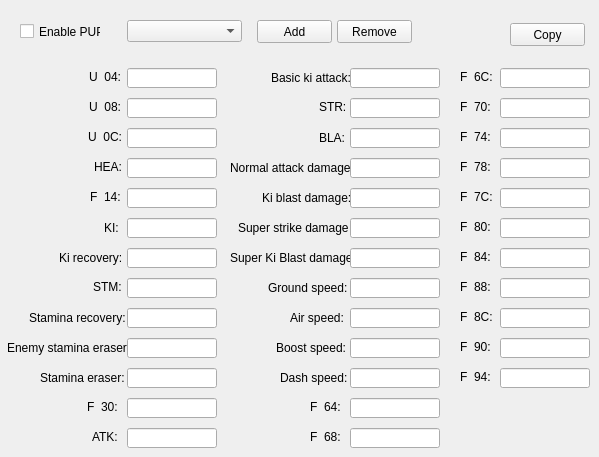
    <widget class="QWidget" name="pupTab">
     <property name="autoFillBackground">
      <bool>true</bool>
     </property>
     <attribute name="title">
      <string>PUP</string>
     </attribute>
     <widget class="QCheckBox" name="pupEnableCheck">
      <property name="geometry">
       <rect>
        <x>20</x>
        <y>23</y>
        <width>81</width>
        <height>17</height>
       </rect>
      </property>
      <property name="text">
       <string>Enable PUP</string>
      </property>
     </widget>
     <widget class="QToolButton" name="pupCopyButton">
      <property name="geometry">
       <rect>
        <x>510</x>
        <y>23</y>
        <width>75</width>
        <height>23</height>
       </rect>
      </property>
      <property name="text">
       <string>Copy</string>
      </property>
      <property name="popupMode">
       <enum>QToolButton::InstantPopup</enum>
      </property>
      <property name="toolButtonStyle">
       <enum>Qt::ToolButtonTextOnly</enum>
      </property>
     </widget>
     <widget class="QLabel" name="label_46">
      <property name="geometry">
       <rect>
        <x>89</x>
        <y>70</y>
        <width>47</width>
        <height>13</height>
       </rect>
      </property>
      <property name="text">
       <string>U_04:</string>
      </property>
     </widget>
     <widget class="QLabel" name="label_47">
      <property name="geometry">
       <rect>
        <x>89</x>
        <y>100</y>
        <width>47</width>
        <height>13</height>
       </rect>
      </property>
      <property name="text">
       <string>U_08:</string>
      </property>
     </widget>
     <widget class="QLabel" name="label_48">
      <property name="geometry">
       <rect>
        <x>88</x>
        <y>130</y>
        <width>47</width>
        <height>13</height>
       </rect>
      </property>
      <property name="text">
       <string>U_0C:</string>
      </property>
     </widget>
     <widget class="QLabel" name="label_49">
      <property name="geometry">
       <rect>
        <x>94</x>
        <y>160</y>
        <width>47</width>
        <height>13</height>
       </rect>
      </property>
      <property name="text">
       <string>HEA:</string>
      </property>
     </widget>
     <widget class="QLabel" name="label_50">
      <property name="geometry">
       <rect>
        <x>90</x>
        <y>190</y>
        <width>47</width>
        <height>13</height>
       </rect>
      </property>
      <property name="text">
       <string>F_14:</string>
      </property>
     </widget>
     <widget class="QLabel" name="label_51">
      <property name="geometry">
       <rect>
        <x>104</x>
        <y>220</y>
        <width>21</width>
        <height>16</height>
       </rect>
      </property>
      <property name="text">
       <string>KI:</string>
      </property>
     </widget>
     <widget class="QLabel" name="label_52">
      <property name="geometry">
       <rect>
        <x>59</x>
        <y>250</y>
        <width>71</width>
        <height>16</height>
       </rect>
      </property>
      <property name="text">
       <string>Ki recovery:</string>
      </property>
     </widget>
     <widget class="QLabel" name="label_53">
      <property name="geometry">
       <rect>
        <x>93</x>
        <y>280</y>
        <width>47</width>
        <height>13</height>
       </rect>
      </property>
      <property name="text">
       <string>STM:</string>
      </property>
     </widget>
     <widget class="QLabel" name="label_54">
      <property name="geometry">
       <rect>
        <x>29</x>
        <y>310</y>
        <width>101</width>
        <height>16</height>
       </rect>
      </property>
      <property name="text">
       <string>Stamina recovery:</string>
      </property>
     </widget>
     <widget class="QLabel" name="label_55">
      <property name="geometry">
       <rect>
        <x>7</x>
        <y>340</y>
        <width>121</width>
        <height>16</height>
       </rect>
      </property>
      <property name="text">
       <string>Enemy stamina eraser:</string>
      </property>
     </widget>
     <widget class="QLabel" name="label_56">
      <property name="geometry">
       <rect>
        <x>40</x>
        <y>370</y>
        <width>91</width>
        <height>16</height>
       </rect>
      </property>
      <property name="text">
       <string>Stamina eraser:</string>
      </property>
     </widget>
     <widget class="QLabel" name="label_57">
      <property name="geometry">
       <rect>
        <x>87</x>
        <y>400</y>
        <width>47</width>
        <height>13</height>
       </rect>
      </property>
      <property name="text">
       <string>F_30:</string>
      </property>
     </widget>
     <widget class="QLabel" name="label_58">
      <property name="geometry">
       <rect>
        <x>92</x>
        <y>430</y>
        <width>47</width>
        <height>13</height>
       </rect>
      </property>
      <property name="text">
       <string>ATK:</string>
      </property>
     </widget>
     <widget class="QLineEdit" name="pupU04Edit">
      <property name="geometry">
       <rect>
        <x>127</x>
        <y>68</y>
        <width>90</width>
        <height>20</height>
       </rect>
      </property>
     </widget>
     <widget class="QLineEdit" name="pupU08Edit">
      <property name="geometry">
       <rect>
        <x>127</x>
        <y>98</y>
        <width>90</width>
        <height>20</height>
       </rect>
      </property>
     </widget>
     <widget class="QLineEdit" name="pupU0CEdit">
      <property name="geometry">
       <rect>
        <x>127</x>
        <y>128</y>
        <width>90</width>
        <height>20</height>
       </rect>
      </property>
     </widget>
     <widget class="QLineEdit" name="pupHeaEdit">
      <property name="geometry">
       <rect>
        <x>127</x>
        <y>158</y>
        <width>90</width>
        <height>20</height>
       </rect>
      </property>
     </widget>
     <widget class="QLineEdit" name="pupF14Edit">
      <property name="geometry">
       <rect>
        <x>127</x>
        <y>188</y>
        <width>90</width>
        <height>20</height>
       </rect>
      </property>
     </widget>
     <widget class="QLineEdit" name="pupKiEdit">
      <property name="geometry">
       <rect>
        <x>127</x>
        <y>218</y>
        <width>90</width>
        <height>20</height>
       </rect>
      </property>
     </widget>
     <widget class="QLineEdit" name="pupKiRecEdit">
      <property name="geometry">
       <rect>
        <x>127</x>
        <y>248</y>
        <width>90</width>
        <height>20</height>
       </rect>
      </property>
     </widget>
     <widget class="QLineEdit" name="pupStmEdit">
      <property name="geometry">
       <rect>
        <x>127</x>
        <y>278</y>
        <width>90</width>
        <height>20</height>
       </rect>
      </property>
     </widget>
     <widget class="QLineEdit" name="pupStmRecEdit">
      <property name="geometry">
       <rect>
        <x>127</x>
        <y>308</y>
        <width>90</width>
        <height>20</height>
       </rect>
      </property>
     </widget>
     <widget class="QLineEdit" name="pupEnStaErEdit">
      <property name="geometry">
       <rect>
        <x>127</x>
        <y>338</y>
        <width>90</width>
        <height>20</height>
       </rect>
      </property>
     </widget>
     <widget class="QLineEdit" name="pupStaErEdit">
      <property name="geometry">
       <rect>
        <x>127</x>
        <y>368</y>
        <width>90</width>
        <height>20</height>
       </rect>
      </property>
     </widget>
     <widget class="QLineEdit" name="pupF30Edit">
      <property name="geometry">
       <rect>
        <x>127</x>
        <y>398</y>
        <width>90</width>
        <height>20</height>
       </rect>
      </property>
     </widget>
     <widget class="QLineEdit" name="pupAtkEdit">
      <property name="geometry">
       <rect>
        <x>127</x>
        <y>428</y>
        <width>90</width>
        <height>20</height>
       </rect>
      </property>
     </widget>
     <widget class="QLabel" name="label_59">
      <property name="geometry">
       <rect>
        <x>271</x>
        <y>70</y>
        <width>81</width>
        <height>16</height>
       </rect>
      </property>
      <property name="text">
       <string>Basic ki attack:</string>
      </property>
     </widget>
     <widget class="QLabel" name="label_60">
      <property name="geometry">
       <rect>
        <x>319</x>
        <y>100</y>
        <width>47</width>
        <height>13</height>
       </rect>
      </property>
      <property name="text">
       <string>STR:</string>
      </property>
     </widget>
     <widget class="QLabel" name="label_61">
      <property name="geometry">
       <rect>
        <x>319</x>
        <y>130</y>
        <width>31</width>
        <height>16</height>
       </rect>
      </property>
      <property name="text">
       <string>BLA:</string>
      </property>
     </widget>
     <widget class="QLabel" name="label_62">
      <property name="geometry">
       <rect>
        <x>230</x>
        <y>160</y>
        <width>121</width>
        <height>16</height>
       </rect>
      </property>
      <property name="text">
       <string>Normal attack damage:</string>
      </property>
     </widget>
     <widget class="QLabel" name="label_63">
      <property name="geometry">
       <rect>
        <x>262</x>
        <y>190</y>
        <width>91</width>
        <height>16</height>
       </rect>
      </property>
      <property name="text">
       <string>Ki blast damage:</string>
      </property>
     </widget>
     <widget class="QLabel" name="label_64">
      <property name="geometry">
       <rect>
        <x>238</x>
        <y>220</y>
        <width>111</width>
        <height>16</height>
       </rect>
      </property>
      <property name="text">
       <string>Super strike damage:</string>
      </property>
     </widget>
     <widget class="QLabel" name="label_65">
      <property name="geometry">
       <rect>
        <x>230</x>
        <y>250</y>
        <width>121</width>
        <height>16</height>
       </rect>
      </property>
      <property name="text">
       <string>Super Ki Blast damage:</string>
      </property>
     </widget>
     <widget class="QLabel" name="label_66">
      <property name="geometry">
       <rect>
        <x>268</x>
        <y>280</y>
        <width>81</width>
        <height>16</height>
       </rect>
      </property>
      <property name="text">
       <string>Ground speed:</string>
      </property>
     </widget>
     <widget class="QLabel" name="label_67">
      <property name="geometry">
       <rect>
        <x>290</x>
        <y>310</y>
        <width>61</width>
        <height>16</height>
       </rect>
      </property>
      <property name="text">
       <string>Air speed:</string>
      </property>
     </widget>
     <widget class="QLabel" name="label_68">
      <property name="geometry">
       <rect>
        <x>276</x>
        <y>340</y>
        <width>71</width>
        <height>16</height>
       </rect>
      </property>
      <property name="text">
       <string>Boost speed:</string>
      </property>
     </widget>
     <widget class="QLabel" name="label_69">
      <property name="geometry">
       <rect>
        <x>280</x>
        <y>370</y>
        <width>81</width>
        <height>16</height>
       </rect>
      </property>
      <property name="text">
       <string>Dash speed:</string>
      </property>
     </widget>
     <widget class="QLabel" name="label_70">
      <property name="geometry">
       <rect>
        <x>310</x>
        <y>400</y>
        <width>47</width>
        <height>13</height>
       </rect>
      </property>
      <property name="text">
       <string>F_64:</string>
      </property>
     </widget>
     <widget class="QLabel" name="label_71">
      <property name="geometry">
       <rect>
        <x>310</x>
        <y>430</y>
        <width>47</width>
        <height>13</height>
       </rect>
      </property>
      <property name="text">
       <string>F_68:</string>
      </property>
     </widget>
     <widget class="QLineEdit" name="pupBasicKiAtkEdit">
      <property name="geometry">
       <rect>
        <x>350</x>
        <y>68</y>
        <width>90</width>
        <height>20</height>
       </rect>
      </property>
     </widget>
     <widget class="QLineEdit" name="pupStrEdit">
      <property name="geometry">
       <rect>
        <x>350</x>
        <y>98</y>
        <width>90</width>
        <height>20</height>
       </rect>
      </property>
     </widget>
     <widget class="QLineEdit" name="pupBlaEdit">
      <property name="geometry">
       <rect>
        <x>350</x>
        <y>128</y>
        <width>90</width>
        <height>20</height>
       </rect>
      </property>
     </widget>
     <widget class="QLineEdit" name="pupAtkDmgEdit">
      <property name="geometry">
       <rect>
        <x>350</x>
        <y>158</y>
        <width>90</width>
        <height>20</height>
       </rect>
      </property>
     </widget>
     <widget class="QLineEdit" name="pupKiDmgEdit">
      <property name="geometry">
       <rect>
        <x>350</x>
        <y>188</y>
        <width>90</width>
        <height>20</height>
       </rect>
      </property>
     </widget>
     <widget class="QLineEdit" name="pupStrDmgEdit">
      <property name="geometry">
       <rect>
        <x>350</x>
        <y>218</y>
        <width>90</width>
        <height>20</height>
       </rect>
      </property>
     </widget>
     <widget class="QLineEdit" name="pupBlaDmgEdit">
      <property name="geometry">
       <rect>
        <x>350</x>
        <y>248</y>
        <width>90</width>
        <height>20</height>
       </rect>
      </property>
     </widget>
     <widget class="QLineEdit" name="pupGroundSpeedEdit">
      <property name="geometry">
       <rect>
        <x>350</x>
        <y>278</y>
        <width>90</width>
        <height>20</height>
       </rect>
      </property>
     </widget>
     <widget class="QLineEdit" name="pupAirSpeedEdit">
      <property name="geometry">
       <rect>
        <x>350</x>
        <y>308</y>
        <width>90</width>
        <height>20</height>
       </rect>
      </property>
     </widget>
     <widget class="QLineEdit" name="pupBoostSpeedEdit">
      <property name="geometry">
       <rect>
        <x>350</x>
        <y>338</y>
        <width>90</width>
        <height>20</height>
       </rect>
      </property>
     </widget>
     <widget class="QLineEdit" name="pupDashSpeedEdit">
      <property name="geometry">
       <rect>
        <x>350</x>
        <y>368</y>
        <width>90</width>
        <height>20</height>
       </rect>
      </property>
     </widget>
     <widget class="QLineEdit" name="pupF64Edit">
      <property name="geometry">
       <rect>
        <x>350</x>
        <y>398</y>
        <width>90</width>
        <height>20</height>
       </rect>
      </property>
     </widget>
     <widget class="QLineEdit" name="pupF68Edit">
      <property name="geometry">
       <rect>
        <x>350</x>
        <y>428</y>
        <width>90</width>
        <height>20</height>
       </rect>
      </property>
     </widget>
     <widget class="QLabel" name="label_72">
      <property name="geometry">
       <rect>
        <x>460</x>
        <y>70</y>
        <width>47</width>
        <height>13</height>
       </rect>
      </property>
      <property name="text">
       <string>F_6C:</string>
      </property>
     </widget>
     <widget class="QLineEdit" name="pupF6CEdit">
      <property name="geometry">
       <rect>
        <x>500</x>
        <y>68</y>
        <width>90</width>
        <height>20</height>
       </rect>
      </property>
     </widget>
     <widget class="QLabel" name="label_73">
      <property name="geometry">
       <rect>
        <x>460</x>
        <y>100</y>
        <width>47</width>
        <height>13</height>
       </rect>
      </property>
      <property name="text">
       <string>F_70:</string>
      </property>
     </widget>
     <widget class="QLabel" name="label_74">
      <property name="geometry">
       <rect>
        <x>460</x>
        <y>130</y>
        <width>47</width>
        <height>13</height>
       </rect>
      </property>
      <property name="text">
       <string>F_74:</string>
      </property>
     </widget>
     <widget class="QLabel" name="label_75">
      <property name="geometry">
       <rect>
        <x>460</x>
        <y>160</y>
        <width>47</width>
        <height>13</height>
       </rect>
      </property>
      <property name="text">
       <string>F_78:</string>
      </property>
     </widget>
     <widget class="QLabel" name="label_76">
      <property name="geometry">
       <rect>
        <x>460</x>
        <y>190</y>
        <width>47</width>
        <height>13</height>
       </rect>
      </property>
      <property name="text">
       <string>F_7C:</string>
      </property>
     </widget>
     <widget class="QLabel" name="label_77">
      <property name="geometry">
       <rect>
        <x>460</x>
        <y>220</y>
        <width>47</width>
        <height>13</height>
       </rect>
      </property>
      <property name="text">
       <string>F_80:</string>
      </property>
     </widget>
     <widget class="QLabel" name="label_78">
      <property name="geometry">
       <rect>
        <x>460</x>
        <y>250</y>
        <width>47</width>
        <height>13</height>
       </rect>
      </property>
      <property name="text">
       <string>F_84:</string>
      </property>
     </widget>
     <widget class="QLabel" name="label_79">
      <property name="geometry">
       <rect>
        <x>460</x>
        <y>280</y>
        <width>47</width>
        <height>13</height>
       </rect>
      </property>
      <property name="text">
       <string>F_88:</string>
      </property>
     </widget>
     <widget class="QLabel" name="label_80">
      <property name="geometry">
       <rect>
        <x>460</x>
        <y>310</y>
        <width>47</width>
        <height>13</height>
       </rect>
      </property>
      <property name="text">
       <string>F_8C:</string>
      </property>
     </widget>
     <widget class="QLabel" name="label_81">
      <property name="geometry">
       <rect>
        <x>460</x>
        <y>340</y>
        <width>47</width>
        <height>13</height>
       </rect>
      </property>
      <property name="text">
       <string>F_90:</string>
      </property>
     </widget>
     <widget class="QLabel" name="label_82">
      <property name="geometry">
       <rect>
        <x>460</x>
        <y>370</y>
        <width>47</width>
        <height>13</height>
       </rect>
      </property>
      <property name="text">
       <string>F_94:</string>
      </property>
     </widget>
     <widget class="QLineEdit" name="pupF70Edit">
      <property name="geometry">
       <rect>
        <x>500</x>
        <y>98</y>
        <width>90</width>
        <height>20</height>
       </rect>
      </property>
     </widget>
     <widget class="QLineEdit" name="pupF74Edit">
      <property name="geometry">
       <rect>
        <x>500</x>
        <y>128</y>
        <width>90</width>
        <height>20</height>
       </rect>
      </property>
     </widget>
     <widget class="QLineEdit" name="pupF78Edit">
      <property name="geometry">
       <rect>
        <x>500</x>
        <y>158</y>
        <width>90</width>
        <height>20</height>
       </rect>
      </property>
     </widget>
     <widget class="QLineEdit" name="pupF7CEdit">
      <property name="geometry">
       <rect>
        <x>500</x>
        <y>188</y>
        <width>90</width>
        <height>20</height>
       </rect>
      </property>
     </widget>
     <widget class="QLineEdit" name="pupF80Edit">
      <property name="geometry">
       <rect>
        <x>500</x>
        <y>218</y>
        <width>90</width>
        <height>20</height>
       </rect>
      </property>
     </widget>
     <widget class="QLineEdit" name="pupF84Edit">
      <property name="geometry">
       <rect>
        <x>500</x>
        <y>248</y>
        <width>90</width>
        <height>20</height>
       </rect>
      </property>
     </widget>
     <widget class="QLineEdit" name="pupF88Edit">
      <property name="geometry">
       <rect>
        <x>500</x>
        <y>278</y>
        <width>90</width>
        <height>20</height>
       </rect>
      </property>
     </widget>
     <widget class="QLineEdit" name="pupF8CEdit">
      <property name="geometry">
       <rect>
        <x>500</x>
        <y>308</y>
        <width>90</width>
        <height>20</height>
       </rect>
      </property>
     </widget>
     <widget class="QLineEdit" name="pupF90Edit">
      <property name="geometry">
       <rect>
        <x>500</x>
        <y>338</y>
        <width>90</width>
        <height>20</height>
       </rect>
      </property>
     </widget>
     <widget class="QLineEdit" name="pupF94Edit">
      <property name="geometry">
       <rect>
        <x>500</x>
        <y>368</y>
        <width>90</width>
        <height>20</height>
       </rect>
      </property>
     </widget>
     <widget class="QPushButton" name="pupAddButton">
      <property name="geometry">
       <rect>
        <x>257</x>
        <y>20</y>
        <width>75</width>
        <height>23</height>
       </rect>
      </property>
      <property name="text">
       <string>Add</string>
      </property>
     </widget>
     <widget class="QPushButton" name="pupRemoveButton">
      <property name="geometry">
       <rect>
        <x>337</x>
        <y>20</y>
        <width>75</width>
        <height>23</height>
       </rect>
      </property>
      <property name="text">
       <string>Remove</string>
      </property>
     </widget>
     <widget class="QComboBox" name="pupComboBox">
      <property name="geometry">
       <rect>
        <x>127</x>
        <y>20</y>
        <width>115</width>
        <height>22</height>
       </rect>
      </property>
     </widget>
    </widget>
